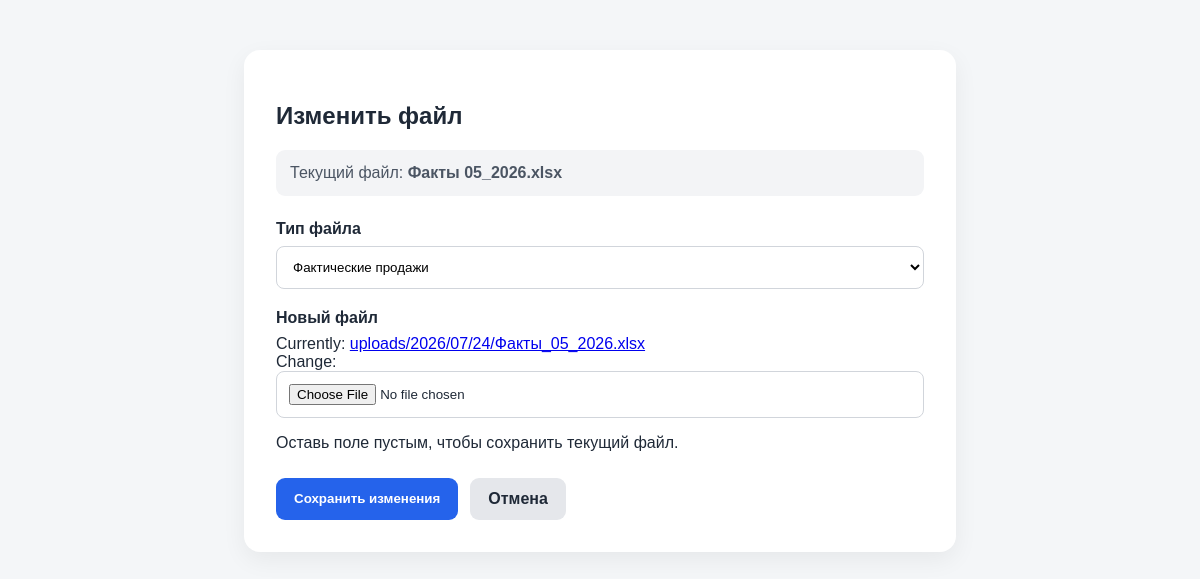
The app's page /uploads/32/edit/ (signed in) with its own data.
### uploads/models.py (models this page shows, shortened)
class UploadedFile(models.Model):
    MANAGERS = [
        ("khusnutdinov", "Хуснутдинов А."),
        ("redko", "Редько В."),
        ("izmailov", "Измайлов М."),
        ("mustafin", "Мустафин Р."),
        ("polyakov", "Поляков А."),
        ("prasolov_soloviev", "Прасолов и Соловьёв"),
        ("fomichev", "Фомичев В."),
        ("khoroshevsky", "Хорошевский А."),
        ("tsarev", "Царёв М."),
        ("ushakov", "Ушаков А."),
    ]
    FILE_TYPES = [
        ("manager_forecast", "План и прогноз менеджера"),
        ("actual_sales", "Фактические продажи"),
        ("other", "Другой файл"),
    ]
    file = models.FileField(
        upload_to="uploads/%Y/%m/%d/"
    )
    original_name = models.CharField(
        max_length=255
    )
    file_type = models.CharField(
        max_length=30,
        choices=FILE_TYPES,
        default="manager_forecast",
    )
    manager = models.CharField(
        max_length=40,
        choices=MANAGERS,
        blank=True,
        null=True,
    )
    forecast_date = models.DateField(
        verbose_name="Дата прогноза",
        blank=True,
        null=True,
    )
    uploaded_by = models.ForeignKey(
        settings.AUTH_USER_MODEL,
        on_delete=models.PROTECT,
        related_name="uploaded_files",
    )
    uploaded_at = models.DateTimeField(
        auto_now_add=True
    )
    size_bytes = models.PositiveBigIntegerField(
        default=0
    )
    VALIDATION_STATUSES = [
        ("not_checked", "Не проверен"),
        ("valid", "Проверен"),
        ("warning", "Есть предупреждения"),
        ("error", "Ошибка"),
    ]
    validation_status = models.CharField(
        max_length=20,
        choices=VALIDATION_STATUSES,
        default="not_checked",
    )
    sheet_count = models.PositiveIntegerField(
        default=0,
    )
    row_count = models.PositiveIntegerField(
        default=0,
    )
    column_count = models.PositiveIntegerField(
        default=0,
    )
    validation_message = models.TextField(
        blank=True,
        default="",
    )
    validated_at = models.DateTimeField(
        blank=True,
        null=True,
    )

### uploads/views.py (the view)
@login_required
def edit_file(request, file_id):
    if not is_analyst(request.user):
        return render(
            request,
            "uploads/access_denied.html",
            status=403,
        )
    uploaded_file = get_object_or_404(
        UploadedFile,
        id=file_id,
    )
    old_file_path = uploaded_file.file.name
    if request.method == "POST":
        form = UploadFileForm(
            request.POST,
            request.FILES,
            instance=uploaded_file,
        )
        if form.is_valid():
            updated_file = form.save(commit=False)
            if "file" in request.FILES:
                new_file = request.FILES["file"]
                updated_file.original_name = new_file.name
                updated_file.size_bytes = new_file.size
                if old_file_path:
                    uploaded_file.file.storage.delete(old_file_path)
            updated_file.save()
            validate_uploaded_file(updated_file)
            return redirect("uploads:upload_files")
    else:
        form = UploadFileForm(instance=uploaded_file)
    return render(
        request,
        "uploads/edit_file.html",
        {
            "form": form,
            "uploaded_file": uploaded_file,
        },
    )

### uploads/forms.py (shortened to what this page needs)
class UploadFileForm(forms.ModelForm):
    class Meta:
        model = UploadedFile
        fields = [
            "file_type",
            "manager",
            "forecast_date",
            "file",
        ]
        widgets = {
            "file_type": forms.Select(),
            "manager": forms.Select(),
            "forecast_date": forms.DateInput(
                attrs={
                    "type": "date",
                }
            ),
            "file": forms.ClearableFileInput(
                attrs={
                    "accept": ".xlsx,.xls,.csv",
                }
            ),
        }
        labels = {
            "file_type": "Тип файла",
            "manager": "Менеджер",
            "forecast_date": "Дата прогноза",
            "file": "Файл",
        }
    def __init__(self, *args, **kwargs):
        super().__init__(*args, **kwargs)
        if self.instance and self.instance.pk:
            self.fields["file"].required = False
        else:
            self.fields["forecast_date"].initial = timezone.localdate()

### uploads/views.py (called while the page is built)
def is_analyst(user):
    return (
        user.is_superuser
        or user.groups.filter(name="Analyst").exists()
    )

### uploads/templates/uploads/edit_file.html (shortened to what this page needs)
<!DOCTYPE html>
<html lang="ru">
<head>
</head>
<body>
    <main class="container">
        <section class="panel">
            <h1>Изменить файл</h1>
            <div class="current-file">
                Текущий файл:
                <strong>{{ uploaded_file.original_name }}</strong>
            </div>
            <form method="post" enctype="multipart/form-data">
                <div class="form-group">
                    <label for="{{ form.file_type.id_for_label }}">
                        Тип файла
                    </label>
                    {{ form.file_type }}
                </div>
                <div class="form-group">
                    <label for="{{ form.file.id_for_label }}">
                        Новый файл
                    </label>
                    {{ form.file }}
                    <p>
                        Оставь поле пустым, чтобы сохранить текущий файл.
                    </p>
                </div>
                <div class="actions">
                    <button type="submit" class="button button-save">
                        Сохранить изменения
                    </button>
                    <a
                        href="{% url 'uploads:upload_files' %}"
                        class="button button-cancel"
                    >
                        Отмена
                    </a>
                </div>
            </form>
        </section>
    </main>
</body>
</html>

### uploads/templates/uploads/edit_file.html (style rules this page uses)
* { box-sizing: border-box; }
body { margin: 0; font-family: Arial, sans-serif; background: #f4f6f8; color: #1f2937; }
.container { max-width: 760px; margin: 50px auto; padding: 0 24px; }
.panel { padding: 32px; background: #ffffff; border-radius: 16px; box-shadow: 0 8px 25px rgba(0, 0, 0, 0.06); }
.form-group { margin-bottom: 20px; }
label { display: block; margin-bottom: 8px; font-weight: 700; }
select, input[type="file"], input[type="date"] { width: 100%; padding: 12px; border: 1px solid #d1d5db; border-radius: 8px; background: white; }
.current-file { margin-bottom: 24px; padding: 14px; border-radius: 9px; background: #f3f4f6; color: #4b5563; }
.actions { display: flex; gap: 12px; margin-top: 26px; }
.button { display: inline-block; padding: 12px 18px; border: 0; border-radius: 9px; text-decoration: none; font-weight: 700; cursor: pointer; }
.button-save { background: #2563eb; color: #ffffff; }
.button-cancel { background: #e5e7eb; color: #1f2937; }

### records on screen
UploadedFile: original_name "Факты 05_2026.xlsx", file_type "Фактические продажи"
